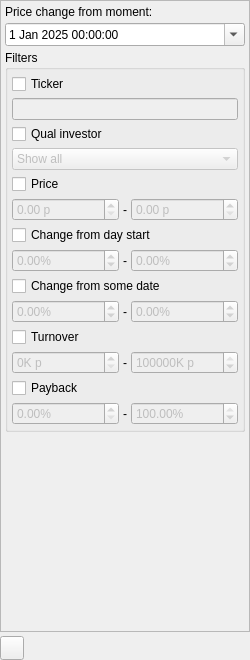
<?xml version="1.0" encoding="UTF-8"?>
<ui version="4.0">
 <class>FilterWidget</class>
 <widget class="QWidget" name="FilterWidget">
  <property name="geometry">
   <rect>
    <x>0</x>
    <y>0</y>
    <width>250</width>
    <height>660</height>
   </rect>
  </property>
  <property name="maximumSize">
   <size>
    <width>250</width>
    <height>16777215</height>
   </size>
  </property>
  <layout class="QVBoxLayout" name="verticalLayout_5">
   <property name="spacing">
    <number>4</number>
   </property>
   <property name="leftMargin">
    <number>0</number>
   </property>
   <property name="topMargin">
    <number>0</number>
   </property>
   <property name="rightMargin">
    <number>0</number>
   </property>
   <property name="bottomMargin">
    <number>0</number>
   </property>
   <item>
    <widget class="QStackedWidget" name="stocksControlStackedWidget">
     <property name="currentIndex">
      <number>0</number>
     </property>
     <widget class="QWidget" name="controlsVisiblePage">
      <layout class="QVBoxLayout" name="verticalLayout_6">
       <property name="spacing">
        <number>4</number>
       </property>
       <property name="leftMargin">
        <number>0</number>
       </property>
       <property name="topMargin">
        <number>0</number>
       </property>
       <property name="rightMargin">
        <number>0</number>
       </property>
       <property name="bottomMargin">
        <number>0</number>
       </property>
       <item>
        <widget class="QScrollArea" name="scrollArea">
         <property name="widgetResizable">
          <bool>true</bool>
         </property>
         <widget class="QWidget" name="scrollAreaWidgetContents">
          <property name="geometry">
           <rect>
            <x>0</x>
            <y>0</y>
            <width>249</width>
            <height>614</height>
           </rect>
          </property>
          <layout class="QVBoxLayout" name="verticalLayout_3">
           <property name="spacing">
            <number>4</number>
           </property>
           <property name="leftMargin">
            <number>4</number>
           </property>
           <property name="topMargin">
            <number>4</number>
           </property>
           <property name="rightMargin">
            <number>4</number>
           </property>
           <property name="bottomMargin">
            <number>4</number>
           </property>
           <item>
            <widget class="QLabel" name="label_5">
             <property name="text">
              <string>Price change from moment:</string>
             </property>
            </widget>
           </item>
           <item>
            <widget class="QDateTimeEdit" name="dateChangeTimeEdit">
             <property name="dateTime">
              <datetime>
               <hour>0</hour>
               <minute>0</minute>
               <second>0</second>
               <year>2025</year>
               <month>1</month>
               <day>1</day>
              </datetime>
             </property>
             <property name="calendarPopup">
              <bool>true</bool>
             </property>
            </widget>
           </item>
           <item>
            <widget class="QGroupBox" name="groupBox">
             <property name="title">
              <string>Filters</string>
             </property>
             <layout class="QVBoxLayout" name="verticalLayout">
              <property name="spacing">
               <number>4</number>
              </property>
              <property name="leftMargin">
               <number>4</number>
              </property>
              <property name="topMargin">
               <number>4</number>
              </property>
              <property name="rightMargin">
               <number>4</number>
              </property>
              <property name="bottomMargin">
               <number>4</number>
              </property>
              <item>
               <widget class="QCheckBox" name="tickerCheckBox">
                <property name="text">
                 <string>Ticker</string>
                </property>
               </widget>
              </item>
              <item>
               <widget class="QLineEdit" name="tickerLineEdit">
                <property name="enabled">
                 <bool>false</bool>
                </property>
               </widget>
              </item>
              <item>
               <widget class="QCheckBox" name="qualInvestorCheckBox">
                <property name="text">
                 <string>Qual investor</string>
                </property>
               </widget>
              </item>
              <item>
               <widget class="QComboBox" name="qualInvestorComboBox">
                <property name="enabled">
                 <bool>false</bool>
                </property>
                <property name="currentIndex">
                 <number>0</number>
                </property>
                <item>
                 <property name="text">
                  <string>Show all</string>
                 </property>
                </item>
                <item>
                 <property name="text">
                  <string>Only with status</string>
                 </property>
                </item>
                <item>
                 <property name="text">
                  <string>Only without status</string>
                 </property>
                </item>
               </widget>
              </item>
              <item>
               <widget class="QCheckBox" name="priceCheckBox">
                <property name="text">
                 <string>Price</string>
                </property>
               </widget>
              </item>
              <item>
               <layout class="QHBoxLayout" name="horizontalLayout_2">
                <item>
                 <widget class="QDoubleSpinBox" name="priceFromDoubleSpinBox">
                  <property name="enabled">
                   <bool>false</bool>
                  </property>
                  <property name="suffix">
                   <string notr="true"> p</string>
                  </property>
                  <property name="maximum">
                   <double>1000000.000000000000000</double>
                  </property>
                 </widget>
                </item>
                <item>
                 <widget class="QLabel" name="label">
                  <property name="sizePolicy">
                   <sizepolicy hsizetype="Fixed" vsizetype="Preferred">
                    <horstretch>0</horstretch>
                    <verstretch>0</verstretch>
                   </sizepolicy>
                  </property>
                  <property name="text">
                   <string notr="true">-</string>
                  </property>
                 </widget>
                </item>
                <item>
                 <widget class="QDoubleSpinBox" name="priceToDoubleSpinBox">
                  <property name="enabled">
                   <bool>false</bool>
                  </property>
                  <property name="suffix">
                   <string notr="true"> p</string>
                  </property>
                  <property name="maximum">
                   <double>1000000.000000000000000</double>
                  </property>
                 </widget>
                </item>
               </layout>
              </item>
              <item>
               <widget class="QCheckBox" name="dayStartChangeCheckBox">
                <property name="text">
                 <string>Change from day start</string>
                </property>
               </widget>
              </item>
              <item>
               <layout class="QHBoxLayout" name="horizontalLayout_3">
                <item>
                 <widget class="QDoubleSpinBox" name="dayStartChangeFromDoubleSpinBox">
                  <property name="enabled">
                   <bool>false</bool>
                  </property>
                  <property name="suffix">
                   <string notr="true">%</string>
                  </property>
                  <property name="minimum">
                   <double>-10000.000000000000000</double>
                  </property>
                  <property name="maximum">
                   <double>10000.000000000000000</double>
                  </property>
                 </widget>
                </item>
                <item>
                 <widget class="QLabel" name="label_2">
                  <property name="sizePolicy">
                   <sizepolicy hsizetype="Fixed" vsizetype="Preferred">
                    <horstretch>0</horstretch>
                    <verstretch>0</verstretch>
                   </sizepolicy>
                  </property>
                  <property name="text">
                   <string notr="true">-</string>
                  </property>
                 </widget>
                </item>
                <item>
                 <widget class="QDoubleSpinBox" name="dayStartChangeToDoubleSpinBox">
                  <property name="enabled">
                   <bool>false</bool>
                  </property>
                  <property name="suffix">
                   <string notr="true">%</string>
                  </property>
                  <property name="minimum">
                   <double>-10000.000000000000000</double>
                  </property>
                  <property name="maximum">
                   <double>10000.000000000000000</double>
                  </property>
                 </widget>
                </item>
               </layout>
              </item>
              <item>
               <widget class="QCheckBox" name="dateChangeCheckBox">
                <property name="text">
                 <string>Change from some date</string>
                </property>
               </widget>
              </item>
              <item>
               <layout class="QHBoxLayout" name="horizontalLayout_4">
                <item>
                 <widget class="QDoubleSpinBox" name="dateChangeFromDoubleSpinBox">
                  <property name="enabled">
                   <bool>false</bool>
                  </property>
                  <property name="suffix">
                   <string notr="true">%</string>
                  </property>
                  <property name="minimum">
                   <double>-10000.000000000000000</double>
                  </property>
                  <property name="maximum">
                   <double>10000.000000000000000</double>
                  </property>
                 </widget>
                </item>
                <item>
                 <widget class="QLabel" name="label_3">
                  <property name="sizePolicy">
                   <sizepolicy hsizetype="Fixed" vsizetype="Preferred">
                    <horstretch>0</horstretch>
                    <verstretch>0</verstretch>
                   </sizepolicy>
                  </property>
                  <property name="text">
                   <string notr="true">-</string>
                  </property>
                 </widget>
                </item>
                <item>
                 <widget class="QDoubleSpinBox" name="dateChangeToDoubleSpinBox">
                  <property name="enabled">
                   <bool>false</bool>
                  </property>
                  <property name="suffix">
                   <string notr="true">%</string>
                  </property>
                  <property name="minimum">
                   <double>-10000.000000000000000</double>
                  </property>
                  <property name="maximum">
                   <double>10000.000000000000000</double>
                  </property>
                 </widget>
                </item>
               </layout>
              </item>
              <item>
               <widget class="QCheckBox" name="turnoverCheckBox">
                <property name="toolTip">
                 <string>In thousands</string>
                </property>
                <property name="text">
                 <string>Turnover</string>
                </property>
               </widget>
              </item>
              <item>
               <layout class="QHBoxLayout" name="horizontalLayout_5">
                <item>
                 <widget class="QSpinBox" name="turnoverFromSpinBox">
                  <property name="enabled">
                   <bool>false</bool>
                  </property>
                  <property name="suffix">
                   <string notr="true">K p</string>
                  </property>
                  <property name="maximum">
                   <number>1000000000</number>
                  </property>
                 </widget>
                </item>
                <item>
                 <widget class="QLabel" name="label_4">
                  <property name="sizePolicy">
                   <sizepolicy hsizetype="Fixed" vsizetype="Preferred">
                    <horstretch>0</horstretch>
                    <verstretch>0</verstretch>
                   </sizepolicy>
                  </property>
                  <property name="text">
                   <string notr="true">-</string>
                  </property>
                 </widget>
                </item>
                <item>
                 <widget class="QSpinBox" name="turnoverToSpinBox">
                  <property name="enabled">
                   <bool>false</bool>
                  </property>
                  <property name="suffix">
                   <string notr="true">K p</string>
                  </property>
                  <property name="maximum">
                   <number>1000000000</number>
                  </property>
                  <property name="value">
                   <number>1000000000</number>
                  </property>
                 </widget>
                </item>
               </layout>
              </item>
              <item>
               <widget class="QCheckBox" name="paybackCheckBox">
                <property name="text">
                 <string>Payback</string>
                </property>
               </widget>
              </item>
              <item>
               <layout class="QHBoxLayout" name="horizontalLayout_5">
                <item>
                 <widget class="QDoubleSpinBox" name="paybackFromDoubleSpinBox">
                  <property name="enabled">
                   <bool>false</bool>
                  </property>
                  <property name="suffix">
                   <string notr="true">%</string>
                  </property>
                  <property name="maximum">
                   <double>100.000000000000000</double>
                  </property>
                 </widget>
                </item>
                <item>
                 <widget class="QLabel" name="label_4">
                  <property name="sizePolicy">
                   <sizepolicy hsizetype="Fixed" vsizetype="Preferred">
                    <horstretch>0</horstretch>
                    <verstretch>0</verstretch>
                   </sizepolicy>
                  </property>
                  <property name="text">
                   <string notr="true">-</string>
                  </property>
                 </widget>
                </item>
                <item>
                 <widget class="QDoubleSpinBox" name="paybackToDoubleSpinBox">
                  <property name="enabled">
                   <bool>false</bool>
                  </property>
                  <property name="suffix">
                   <string notr="true">%</string>
                  </property>
                  <property name="maximum">
                   <double>100.000000000000000</double>
                  </property>
                  <property name="value">
                   <double>100.000000000000000</double>
                  </property>
                 </widget>
                </item>
               </layout>
              </item>
             </layout>
            </widget>
           </item>
           <item>
            <spacer name="verticalSpacer">
             <property name="orientation">
              <enum>Qt::Orientation::Vertical</enum>
             </property>
             <property name="sizeHint" stdset="0">
              <size>
               <width>20</width>
               <height>645</height>
              </size>
             </property>
            </spacer>
           </item>
          </layout>
         </widget>
        </widget>
       </item>
      </layout>
     </widget>
     <widget class="QWidget" name="controlsHiddenPage">
      <layout class="QVBoxLayout" name="verticalLayout_7">
       <property name="spacing">
        <number>4</number>
       </property>
       <property name="leftMargin">
        <number>0</number>
       </property>
       <property name="topMargin">
        <number>0</number>
       </property>
       <property name="rightMargin">
        <number>0</number>
       </property>
       <property name="bottomMargin">
        <number>0</number>
       </property>
       <item>
        <widget class="VerticalLabel" name="filterActiveLabel">
         <property name="font">
          <font>
           <pointsize>12</pointsize>
          </font>
         </property>
         <property name="text">
          <string notr="true">Filter active</string>
         </property>
         <property name="alignment">
          <set>Qt::AlignmentFlag::AlignCenter</set>
         </property>
        </widget>
       </item>
      </layout>
     </widget>
    </widget>
   </item>
   <item>
    <layout class="QHBoxLayout" name="horizontalLayout_6">
     <property name="spacing">
      <number>4</number>
     </property>
     <item>
      <widget class="QPushButton" name="hideStocksControlsButton">
       <property name="minimumSize">
        <size>
         <width>24</width>
         <height>24</height>
        </size>
       </property>
       <property name="maximumSize">
        <size>
         <width>24</width>
         <height>24</height>
        </size>
       </property>
       <property name="text">
        <string/>
       </property>
       <property name="icon">
        <iconset resource="../../../Resources.qrc">
         <normaloff>:/assets/images/left_arrows.png</normaloff>:/assets/images/left_arrows.png</iconset>
       </property>
      </widget>
     </item>
     <item>
      <spacer name="horizontalSpacer_3">
       <property name="orientation">
        <enum>Qt::Orientation::Horizontal</enum>
       </property>
       <property name="sizeHint" stdset="0">
        <size>
         <width>40</width>
         <height>20</height>
        </size>
       </property>
      </spacer>
     </item>
    </layout>
   </item>
  </layout>
 </widget>
 <customwidgets>
  <customwidget>
   <class>VerticalLabel</class>
   <extends>QLabel</extends>
   <header>src/verticallabel/verticallabel.h</header>
  </customwidget>
 </customwidgets>
 <resources>
  <include location="../../../Resources.qrc"/>
 </resources>
 <connections/>
</ui>
